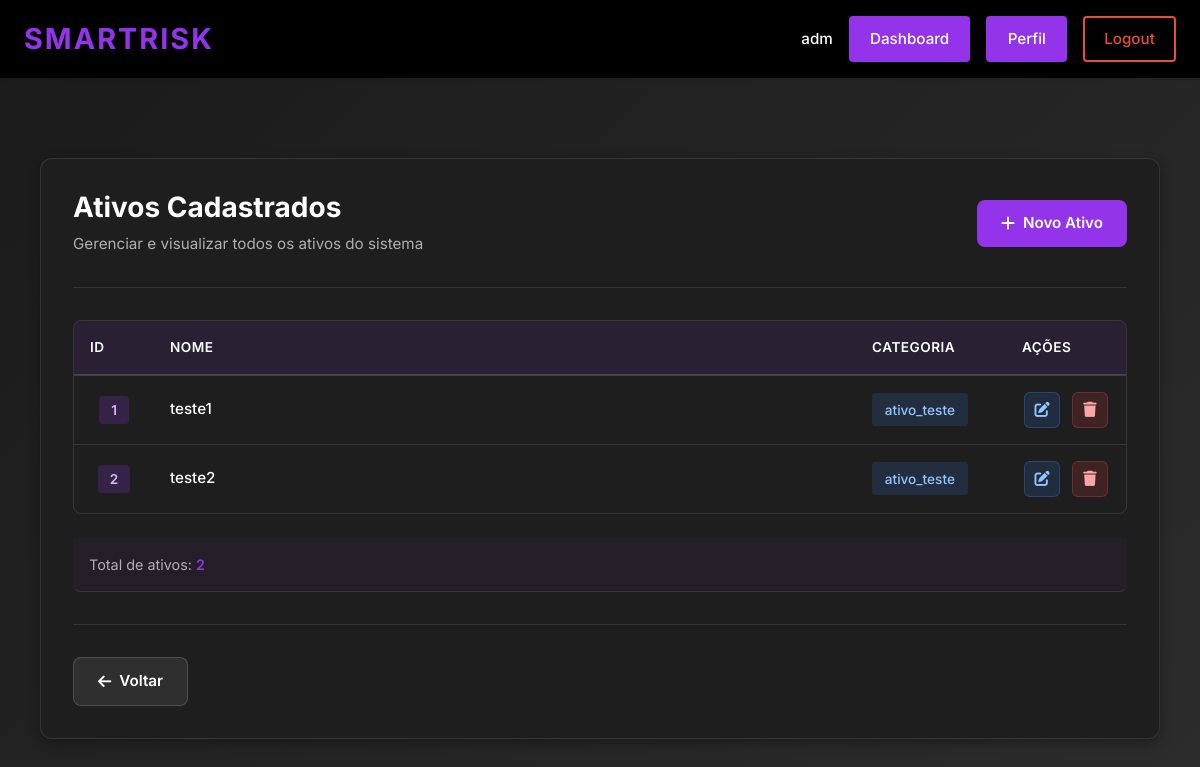
Before: /lista_ativos/ (signed in) with the older database file.
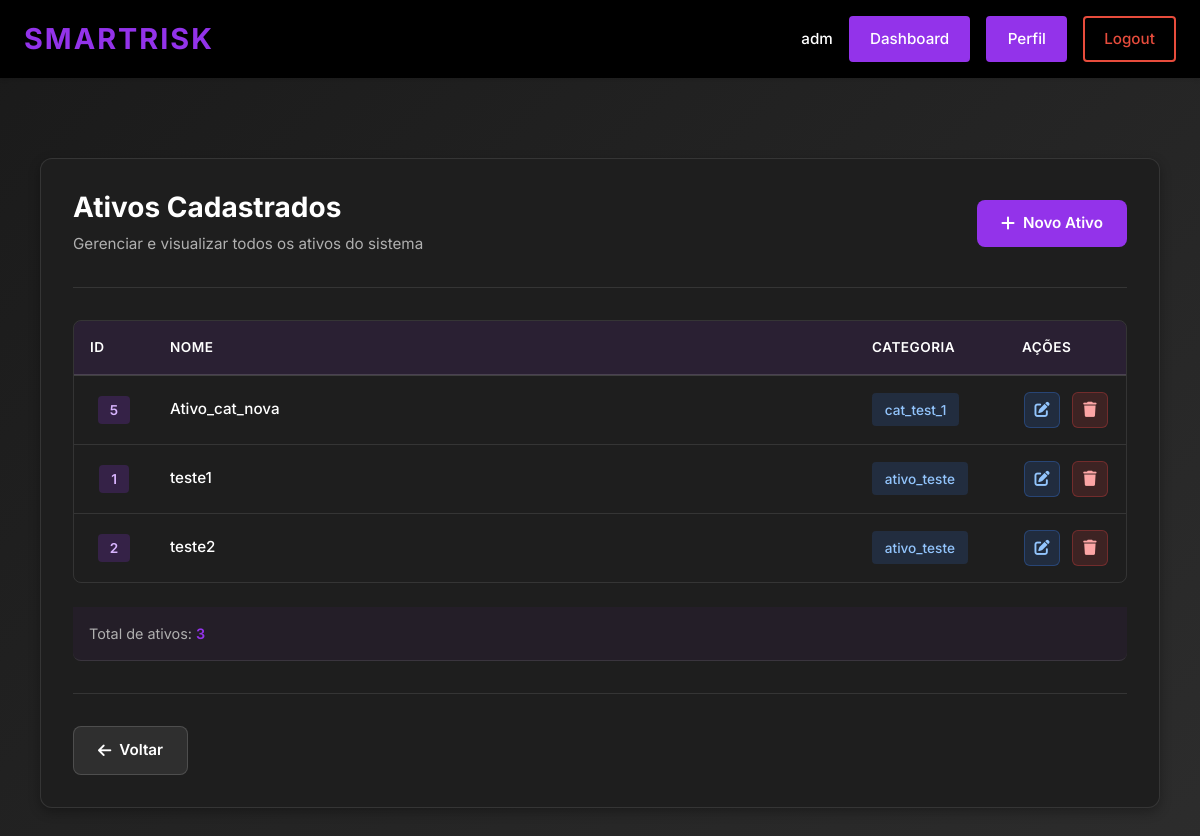
After: the same page with the newer database file.
### ismsapp/models.py (models this page shows, shortened)
class Ativo(models.Model):
    """Name/identifier of the asset (e.g., 'Servidor de Banco de Dados Prod-01')."""
    nome = models.CharField(
        max_length=255,
        default="Ativo",
        help_text="Nome único ou identificador do ativo (ex.: 'Servidor de Banco de Dados Prod-01').",
    )
    """Foreign key to the asset category that classifies this asset."""
    categoria = models.ForeignKey(
        CategoriaAtivo,
        on_delete=models.SET_NULL,
        null=True,
        related_name="ativos",
        help_text="Categoria que classifica este ativo.",
    )
    """Numeric score for the Confidentiality dimension, indicating how sensitive the asset's information is. Higher values mean greater damage if data is disclosed without authorization."""
    confidencialidade = models.PositiveSmallIntegerField(
        verbose_name = "Confidencialidade (C)",
        default = 0,
        help_text = (
            "Grau de sensibilidade das informações deste ativo. "
            "Uma pontuação mais alta indica maior prejuízo caso os dados sejam divulgados sem autorização."
        ),
    )
    """Numeric score for the Integrity dimension, indicating how critical it is that the asset's data remains accurate and unaltered. Higher values mean greater harm if data is modified or corrupted."""
    integridade = models.PositiveSmallIntegerField(
        verbose_name = "Integridade (I)",
        default = 0,
        help_text = (
            "Grau de criticalidade do dado deste ativo. "
            "Uma pontuação mais alta indica maior dano se os dados forem modificados ou corrompidos."
        ),
    )
    """Numeric score for the Availability dimension, indicating how important it is that the asset is accessible when needed. Higher values mean more severe impact if the asset becomes unavailable."""
    disponibilidade = models.PositiveSmallIntegerField(
        verbose_name = "Disponibilidade (D)",
        default = 0,
        help_text = (
            "Grau de importância do acesso a este ativo quando necessário. "
            "Uma pontuação mais alta indica impacto mais severo se o ativo se tornar indisponível."
        ),
    )
    """The Privacy dimension score, indicating how much the asset handles personal data subject to privacy regulations. Higher values mean greater exposure to privacy-related obligations and risks."""
    privacidade = models.PositiveSmallIntegerField(
        verbose_name = "Privacidade (P)",
        default = 0,
        help_text = (
            "O grau em que este ativo lida com dados pessoais sujeitos a regulamentações de privacidade. "
            "Uma pontuação mais alta indica maior exposição a obrigações e riscos relacionados à privacidade."
        ),
    )
    """Composite CIDP weight calculated from the four dimension scores previously defined. This value is used in risk scoring to reflect the overall criticality of the asset. Consider overriding the save() method or using a @property to automatically keep this value in sync whenever any of the individual dimension scores are updated."""
    peso_cidp = models.DecimalField(
        max_digits = 5,
        decimal_places = 2,
        default = 0,
        help_text = (
            "Peso composto CIDP calculado a partir das quatro pontuações de dimensão acima. "
        ),
    )
    class Meta:
        verbose_name = "Ativo"
        verbose_name_plural = "Ativos"

class CategoriaAtivo(models.Model):
    class Tipo(models.TextChoices):
        PRIMARIO = "primario", "Primário"
        SUPORTE  = "suporte",  "De Suporte"
    nome = models.CharField(
        max_length=100,
        unique=True,
        help_text="Nome da categoria. Deve ser único no sistema.",
    )
    tipo = models.CharField(
        max_length=10,
        choices=Tipo.choices,
        help_text=(
            "Tipo do ativo: 'Primário' para ativos com valor direto ao negócio "
            "(ex.: informações, serviços); 'De Suporte' para infraestrutura que "
            "sustenta os ativos primários (ex.: hardware, software, pessoas)."
        ),
    )
    class Meta:
        verbose_name        = "Categoria de Ativo"
        verbose_name_plural = "Categorias de Ativos"
        ordering            = ["tipo", "nome"]

### ismsapp/views.py (the view)
# urls.py: path("lista_ativos/", views.ReadAtivoView.as_view(), name="lista_ativos"),
class ReadAtivoView(View):
    template_name = "ismsapp/lista_ativos.html"
    def _check_permission(self, user):
        if not user.is_authenticated:
            return False
        user_profile = getattr(user, 'profile', None)
        if not user_profile:
            return False
        allowed_actors = [
            UserProfile.Actor.SISTEMA_ADMIN,
            UserProfile.Actor.AUDITOR,
            UserProfile.Actor.ANALISTA
        ]
        return user_profile.actor_type in allowed_actors
    @method_decorator(login_required(login_url="login"))
    def get(self, request, *args, **kwargs):
        if not self._check_permission(request.user):
            return redirect('dashboard')
        from .models import Ativo
        ativos = Ativo.objects.all().order_by('nome')
        user_profile = getattr(request.user, 'profile', None)
        pode_editar_deletar = user_profile and user_profile.actor_type in [
            UserProfile.Actor.SISTEMA_ADMIN,
            UserProfile.Actor.AUDITOR
        ]
        contexto = {
            'ativos': ativos,
            'pode_editar_deletar': pode_editar_deletar,
        }
        return render(request, self.template_name, contexto)

### ismsapp/templates/ismsapp/lista_ativos.html (shortened to what this page needs)
{% extends "ismsapp/base.html" %}
{% load static %}
{% block extra_css %}
    <link href="https://cdn.jsdelivr.net/npm/bootstrap@5.3.0/dist/css/bootstrap.min.css" rel="stylesheet">
    <link href="https://cdnjs.cloudflare.com/ajax/libs/font-awesome/6.4.0/css/all.min.css" rel="stylesheet">
    <link href="{% static 'css/ismsapp/lista_ativos.css' %}" rel="stylesheet">
{% endblock %}
{% block content %}
    <div class="lista-container">
        <div class="lista-card">
            <div class="lista-header">
                <div class="header-content">
                    <h1>Ativos Cadastrados</h1>
                    <p class="subtitle">Gerenciar e visualizar todos os ativos do sistema</p>
                </div>
                {% if pode_editar_deletar %}
                <a href="{% url 'cadastro_ativo' %}" class="btn-add-asset">
                    <i class="fas fa-plus"></i> Novo Ativo
                </a>
                {% endif %}
            </div>
            {% if ativos %}
                <div class="assets-table-wrapper">
                    <table class="assets-table">
                        <thead>
                            <tr>
                                <th>ID</th>
                                <th>Nome</th>
                                <th>Categoria</th>
                                <th>Ações</th>
                            </tr>
                        </thead>
                        <tbody>
                            {% for ativo in ativos %}
                                <tr>
                                    <td class="asset-id-cell">
                                        <span class="id-badge">{{ ativo.id }}</span>
                                    </td>
                                    <td class="asset-name-cell">
                                        {{ ativo.nome }}
                                    </td>
                                    <td class="asset-category-cell">
                                        {% if ativo.categoria %}
                                            <span class="category-badge">{{ ativo.categoria.nome }}</span>
                                        {% else %}
                                            <span class="category-badge empty">Sem categoria</span>
                                        {% endif %}
                                    </td>
                                    <td class="asset-actions-cell">
                                        <div class="action-buttons">
                                            <a href="{% url 'editar_ativo' ativo.id %}" class="action-btn view-btn" title="Editar">
                                                <i class="fas fa-edit"></i>
                                            </a>
                                            {% if pode_editar_deletar %}
                                                <a href="{% url 'deletar_ativo' ativo.id %}" class="action-btn delete-btn" title="Deletar">
                                                    <i class="fas fa-trash"></i>
                                                </a>
                                            {% endif %}
                                        </div>
                                    </td>
                                </tr>
                            {% endfor %}
                        </tbody>
                    </table>
                </div>
                <div class="table-info">
                    <p>Total de ativos: <strong>{{ ativos.count }}</strong></p>
                </div>
            {% endif %}
            <div class="lista-footer">
                <a href="{% url 'dashboard' %}" class="btn btn-cancel">
                    <i class="fas fa-arrow-left"></i> Voltar
                </a>
            </div>
        </div>
    </div>
{% endblock %}

Changed rows visible on the page:
added Ativo: id "5", nome "Ativo_cat_nova", categoria.nome "cat_test_1"
Other visible differences:
{{ ativos.count }}: "2" → "3"
